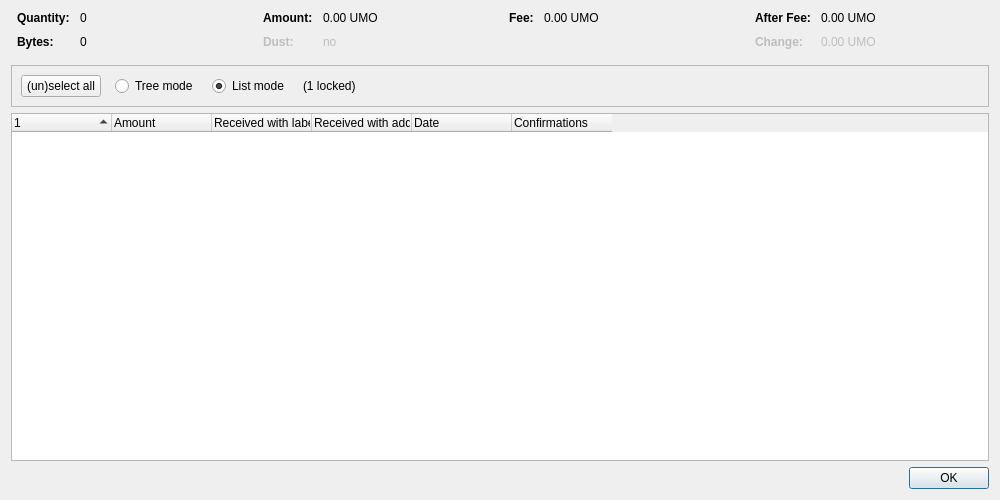
<?xml version="1.0" encoding="UTF-8"?>
<ui version="4.0">
 <class>CoinControlDialog</class>
 <widget class="QDialog" name="CoinControlDialog">
  <property name="geometry">
   <rect>
    <x>0</x>
    <y>0</y>
    <width>1000</width>
    <height>500</height>
   </rect>
  </property>
  <property name="windowTitle">
   <string>Coin Selection</string>
  </property>
  <layout class="QVBoxLayout" name="verticalLayout">
   <item>
    <layout class="QHBoxLayout" name="horizontalLayoutTop" stretch="0,0,0,0">
     <property name="topMargin">
      <number>0</number>
     </property>
     <property name="bottomMargin">
      <number>10</number>
     </property>
     <item>
      <layout class="QFormLayout" name="formLayoutCoinControl1">
       <property name="horizontalSpacing">
        <number>10</number>
       </property>
       <property name="verticalSpacing">
        <number>10</number>
       </property>
       <property name="leftMargin">
        <number>6</number>
       </property>
       <property name="rightMargin">
        <number>6</number>
       </property>
       <item row="0" column="0">
        <widget class="QLabel" name="labelCoinControlQuantityText">
         <property name="font">
          <font>
           <weight>75</weight>
           <bold>true</bold>
          </font>
         </property>
         <property name="text">
          <string>Quantity:</string>
         </property>
        </widget>
       </item>
       <item row="0" column="1">
        <widget class="QLabel" name="labelCoinControlQuantity">
         <property name="cursor">
          <cursorShape>IBeamCursor</cursorShape>
         </property>
         <property name="contextMenuPolicy">
          <enum>Qt::ActionsContextMenu</enum>
         </property>
         <property name="text">
          <string notr="true">0</string>
         </property>
         <property name="textInteractionFlags">
          <set>Qt::LinksAccessibleByMouse|Qt::TextSelectableByKeyboard|Qt::TextSelectableByMouse</set>
         </property>
        </widget>
       </item>
       <item row="1" column="0">
        <widget class="QLabel" name="labelCoinControlBytesText">
         <property name="font">
          <font>
           <weight>75</weight>
           <bold>true</bold>
          </font>
         </property>
         <property name="text">
          <string>Bytes:</string>
         </property>
        </widget>
       </item>
       <item row="1" column="1">
        <widget class="QLabel" name="labelCoinControlBytes">
         <property name="cursor">
          <cursorShape>IBeamCursor</cursorShape>
         </property>
         <property name="contextMenuPolicy">
          <enum>Qt::ActionsContextMenu</enum>
         </property>
         <property name="text">
          <string notr="true">0</string>
         </property>
         <property name="textInteractionFlags">
          <set>Qt::LinksAccessibleByMouse|Qt::TextSelectableByKeyboard|Qt::TextSelectableByMouse</set>
         </property>
        </widget>
       </item>
      </layout>
     </item>
     <item>
      <layout class="QFormLayout" name="formLayoutCoinControl2">
       <property name="horizontalSpacing">
        <number>10</number>
       </property>
       <property name="verticalSpacing">
        <number>10</number>
       </property>
       <property name="leftMargin">
        <number>6</number>
       </property>
       <property name="rightMargin">
        <number>6</number>
       </property>
       <item row="0" column="0">
        <widget class="QLabel" name="labelCoinControlAmountText">
         <property name="font">
          <font>
           <weight>75</weight>
           <bold>true</bold>
          </font>
         </property>
         <property name="text">
          <string>Amount:</string>
         </property>
        </widget>
       </item>
       <item row="0" column="1">
        <widget class="QLabel" name="labelCoinControlAmount">
         <property name="cursor">
          <cursorShape>IBeamCursor</cursorShape>
         </property>
         <property name="contextMenuPolicy">
          <enum>Qt::ActionsContextMenu</enum>
         </property>
         <property name="text">
          <string notr="true">0.00 UMO</string>
         </property>
         <property name="textInteractionFlags">
          <set>Qt::LinksAccessibleByMouse|Qt::TextSelectableByKeyboard|Qt::TextSelectableByMouse</set>
         </property>
        </widget>
       </item>
       <item row="1" column="0">
        <widget class="QLabel" name="labelCoinControlLowOutputText">
         <property name="enabled">
          <bool>false</bool>
         </property>
         <property name="font">
          <font>
           <weight>75</weight>
           <bold>true</bold>
          </font>
         </property>
         <property name="text">
          <string>Dust:</string>
         </property>
        </widget>
       </item>
       <item row="1" column="1">
        <widget class="QLabel" name="labelCoinControlLowOutput">
         <property name="enabled">
          <bool>false</bool>
         </property>
         <property name="cursor">
          <cursorShape>IBeamCursor</cursorShape>
         </property>
         <property name="contextMenuPolicy">
          <enum>Qt::ActionsContextMenu</enum>
         </property>
         <property name="text">
          <string notr="true">no</string>
         </property>
         <property name="textInteractionFlags">
          <set>Qt::LinksAccessibleByMouse|Qt::TextSelectableByKeyboard|Qt::TextSelectableByMouse</set>
         </property>
        </widget>
       </item>
      </layout>
     </item>
     <item>
      <layout class="QFormLayout" name="formLayoutCoinControl3">
       <property name="horizontalSpacing">
        <number>10</number>
       </property>
       <property name="verticalSpacing">
        <number>10</number>
       </property>
       <property name="leftMargin">
        <number>6</number>
       </property>
       <property name="rightMargin">
        <number>6</number>
       </property>
       <item row="0" column="0">
        <widget class="QLabel" name="labelCoinControlFeeText">
         <property name="font">
          <font>
           <weight>75</weight>
           <bold>true</bold>
          </font>
         </property>
         <property name="text">
          <string>Fee:</string>
         </property>
        </widget>
       </item>
       <item row="0" column="1">
        <widget class="QLabel" name="labelCoinControlFee">
         <property name="cursor">
          <cursorShape>IBeamCursor</cursorShape>
         </property>
         <property name="contextMenuPolicy">
          <enum>Qt::ActionsContextMenu</enum>
         </property>
         <property name="text">
          <string notr="true">0.00 UMO</string>
         </property>
         <property name="textInteractionFlags">
          <set>Qt::LinksAccessibleByMouse|Qt::TextSelectableByKeyboard|Qt::TextSelectableByMouse</set>
         </property>
        </widget>
       </item>
      </layout>
     </item>
     <item>
      <layout class="QFormLayout" name="formLayoutCoinControl4">
       <property name="horizontalSpacing">
        <number>10</number>
       </property>
       <property name="verticalSpacing">
        <number>10</number>
       </property>
       <property name="leftMargin">
        <number>6</number>
       </property>
       <property name="rightMargin">
        <number>6</number>
       </property>
       <item row="0" column="0">
        <widget class="QLabel" name="labelCoinControlAfterFeeText">
         <property name="font">
          <font>
           <weight>75</weight>
           <bold>true</bold>
          </font>
         </property>
         <property name="text">
          <string>After Fee:</string>
         </property>
        </widget>
       </item>
       <item row="0" column="1">
        <widget class="QLabel" name="labelCoinControlAfterFee">
         <property name="cursor">
          <cursorShape>IBeamCursor</cursorShape>
         </property>
         <property name="contextMenuPolicy">
          <enum>Qt::ActionsContextMenu</enum>
         </property>
         <property name="text">
          <string notr="true">0.00 UMO</string>
         </property>
         <property name="textInteractionFlags">
          <set>Qt::LinksAccessibleByMouse|Qt::TextSelectableByKeyboard|Qt::TextSelectableByMouse</set>
         </property>
        </widget>
       </item>
       <item row="1" column="0">
        <widget class="QLabel" name="labelCoinControlChangeText">
         <property name="enabled">
          <bool>false</bool>
         </property>
         <property name="font">
          <font>
           <weight>75</weight>
           <bold>true</bold>
          </font>
         </property>
         <property name="text">
          <string>Change:</string>
         </property>
        </widget>
       </item>
       <item row="1" column="1">
        <widget class="QLabel" name="labelCoinControlChange">
         <property name="enabled">
          <bool>false</bool>
         </property>
         <property name="cursor">
          <cursorShape>IBeamCursor</cursorShape>
         </property>
         <property name="contextMenuPolicy">
          <enum>Qt::ActionsContextMenu</enum>
         </property>
         <property name="text">
          <string notr="true">0.00 UMO</string>
         </property>
         <property name="textInteractionFlags">
          <set>Qt::LinksAccessibleByMouse|Qt::TextSelectableByKeyboard|Qt::TextSelectableByMouse</set>
         </property>
        </widget>
       </item>
      </layout>
     </item>
    </layout>
   </item>
   <item>
    <widget class="QFrame" name="frame">
     <property name="minimumSize">
      <size>
       <width>0</width>
       <height>40</height>
      </size>
     </property>
     <property name="frameShape">
      <enum>QFrame::StyledPanel</enum>
     </property>
     <property name="frameShadow">
      <enum>QFrame::Sunken</enum>
     </property>
     <layout class="QHBoxLayout" name="horizontalLayout">
      <item>
       <layout class="QHBoxLayout" name="horizontalLayoutPanel" stretch="0,0,0,0,0">
        <property name="spacing">
         <number>14</number>
        </property>
        <item>
         <widget class="QPushButton" name="pushButtonSelectAll">
          <property name="sizePolicy">
           <sizepolicy hsizetype="Maximum" vsizetype="Fixed">
            <horstretch>0</horstretch>
            <verstretch>0</verstretch>
           </sizepolicy>
          </property>
          <property name="text">
           <string>(un)select all</string>
          </property>
          <property name="autoDefault">
           <bool>false</bool>
          </property>
         </widget>
        </item>
        <item>
         <widget class="QRadioButton" name="radioTreeMode">
          <property name="sizePolicy">
           <sizepolicy hsizetype="Maximum" vsizetype="Fixed">
            <horstretch>0</horstretch>
            <verstretch>0</verstretch>
           </sizepolicy>
          </property>
          <property name="text">
           <string>Tree mode</string>
          </property>
         </widget>
        </item>
        <item>
         <widget class="QRadioButton" name="radioListMode">
          <property name="sizePolicy">
           <sizepolicy hsizetype="Maximum" vsizetype="Fixed">
            <horstretch>0</horstretch>
            <verstretch>0</verstretch>
           </sizepolicy>
          </property>
          <property name="text">
           <string>List mode</string>
          </property>
          <property name="checked">
           <bool>true</bool>
          </property>
         </widget>
        </item>
        <item>
         <widget class="QLabel" name="labelLocked">
          <property name="text">
           <string notr="true">(1 locked)</string>
          </property>
         </widget>
        </item>
        <item>
         <spacer name="horizontalSpacer">
          <property name="orientation">
           <enum>Qt::Horizontal</enum>
          </property>
          <property name="sizeHint" stdset="0">
           <size>
            <width>40</width>
            <height>20</height>
           </size>
          </property>
         </spacer>
        </item>
       </layout>
      </item>
     </layout>
    </widget>
   </item>
   <item>
    <widget class="CoinControlTreeWidget" name="treeWidget">
     <property name="contextMenuPolicy">
      <enum>Qt::CustomContextMenu</enum>
     </property>
     <property name="sortingEnabled">
      <bool>false</bool>
     </property>
     <property name="columnCount">
      <number>6</number>
     </property>
     <attribute name="headerShowSortIndicator" stdset="0">
      <bool>true</bool>
     </attribute>
     <attribute name="headerStretchLastSection">
      <bool>false</bool>
     </attribute>
     <column>
      <property name="text">
       <string/>
      </property>
     </column>
     <column>
      <property name="text">
       <string>Amount</string>
      </property>
     </column>
     <column>
      <property name="text">
       <string>Received with label</string>
      </property>
     </column>
     <column>
      <property name="text">
       <string>Received with address</string>
      </property>
     </column>
     <column>
      <property name="text">
       <string>Date</string>
      </property>
     </column>
     <column>
      <property name="text">
       <string>Confirmations</string>
      </property>
      <property name="toolTip">
       <string>Confirmed</string>
      </property>
     </column>
     <column>
      <property name="text">
       <string/>
      </property>
     </column>
     <column>
      <property name="text">
       <string/>
      </property>
     </column>
     <column>
      <property name="text">
       <string/>
      </property>
     </column>
     <column>
      <property name="text">
       <string/>
      </property>
     </column>
    </widget>
   </item>
   <item>
    <widget class="QDialogButtonBox" name="buttonBox">
     <property name="orientation">
      <enum>Qt::Horizontal</enum>
     </property>
     <property name="standardButtons">
      <set>QDialogButtonBox::Ok</set>
     </property>
    </widget>
   </item>
  </layout>
 </widget>
 <customwidgets>
  <customwidget>
   <class>CoinControlTreeWidget</class>
   <extends>QTreeWidget</extends>
   <header>qt/coincontroltreewidget.h</header>
  </customwidget>
 </customwidgets>
 <resources/>
 <connections/>
</ui>
